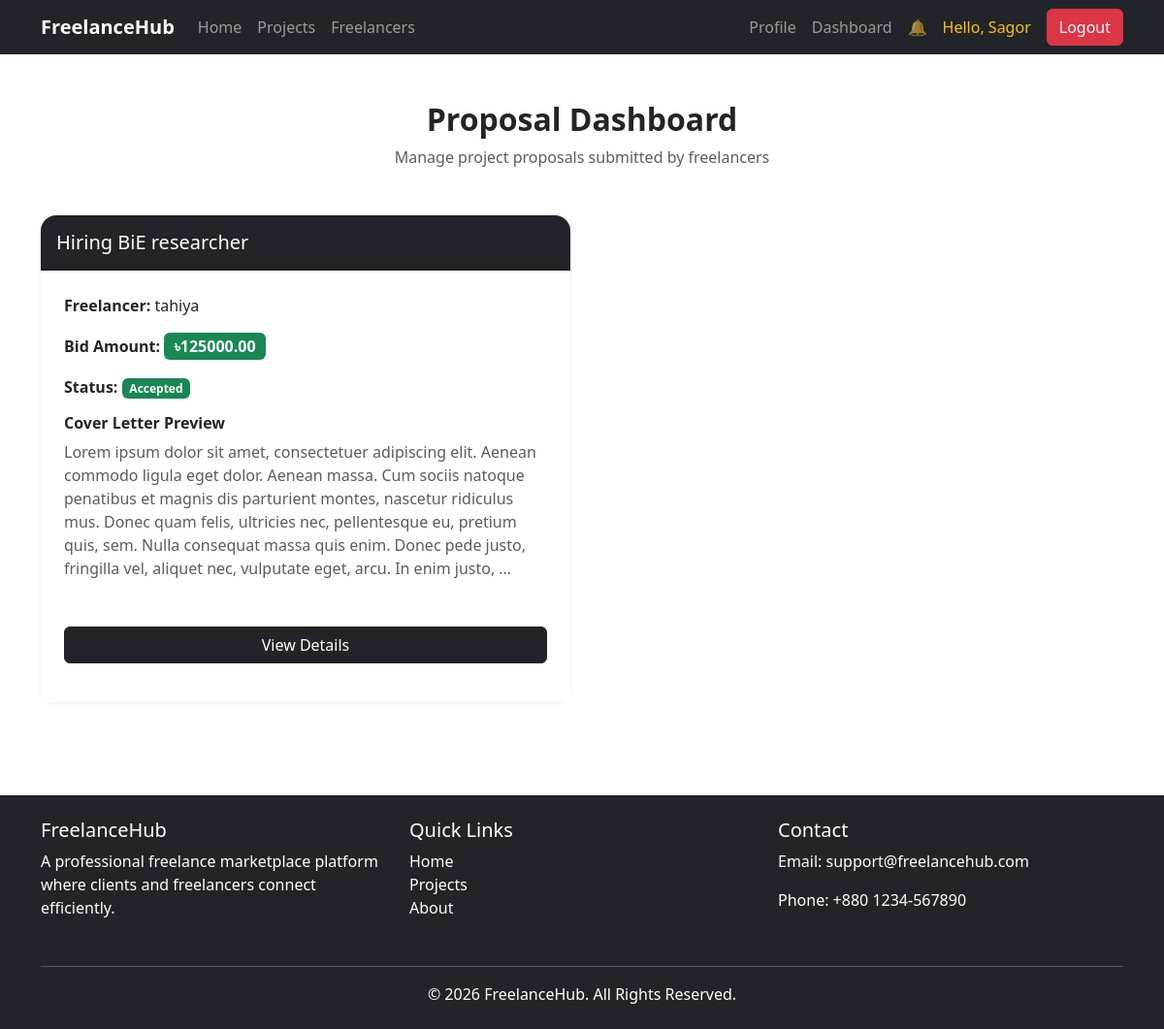
/proposals/dashboard/ (signed in), run on an earlier commit of the app's database.
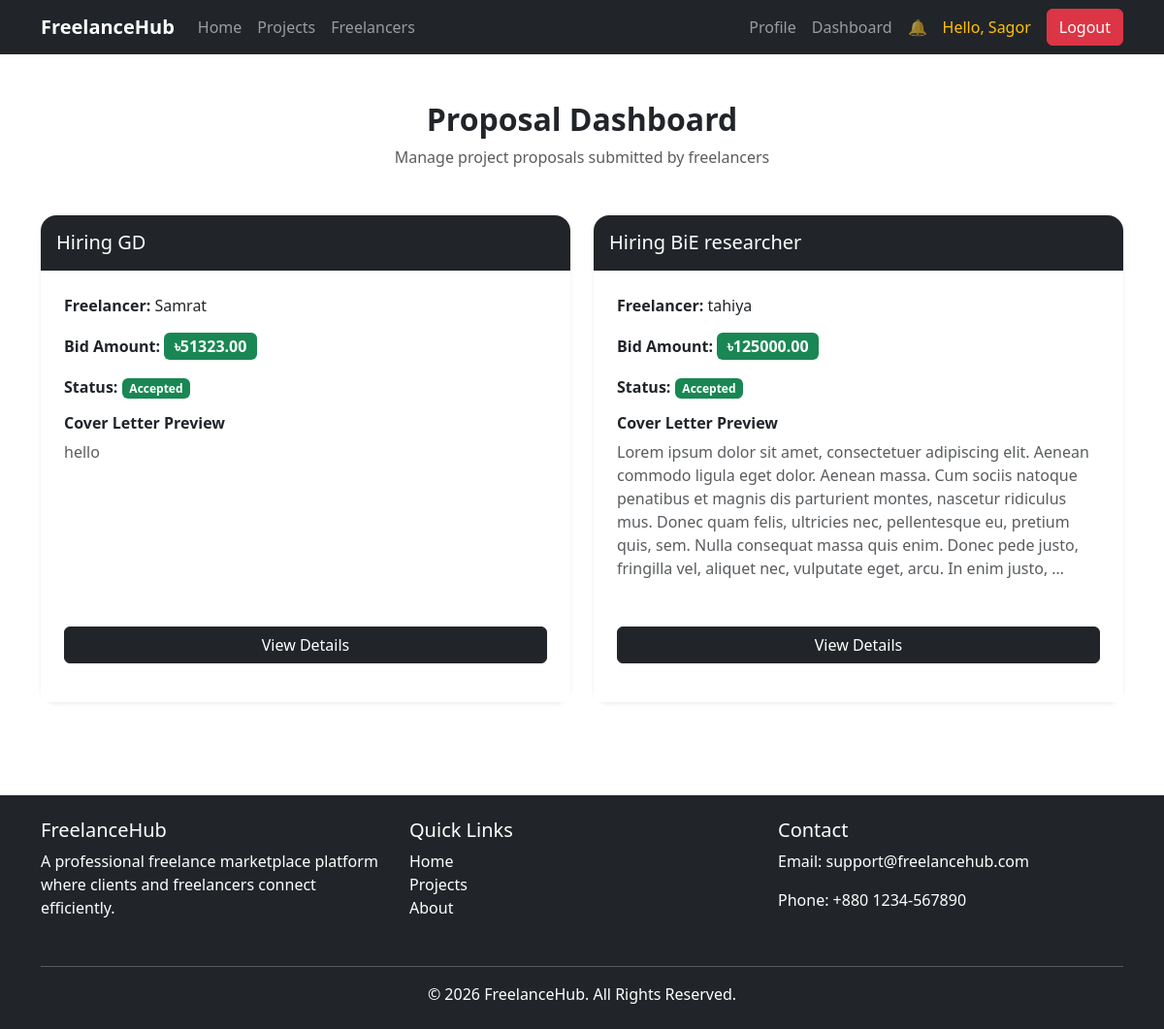
And on a later commit of the database.
### proposals/models.py (models this page shows, shortened)
class Proposal(models.Model):
    STATUS_CHOICES = (
        ('pending', 'Pending'),
        ('accepted', 'Accepted'),
        ('rejected', 'Rejected'),
    )
    project = models.ForeignKey(Project,on_delete=models.CASCADE,related_name='proposals')
    freelancer = models.ForeignKey(settings.AUTH_USER_MODEL,on_delete=models.CASCADE,related_name='proposals')
    cover_letter = models.TextField()
    bid_amount = models.DecimalField(max_digits=10,decimal_places=2)
    status = models.CharField(max_length=20,choices=STATUS_CHOICES,default='pending')
    created_at = models.DateTimeField(auto_now_add=True)

### projects/models.py (models this page shows, shortened)
class Project(models.Model):
    status = models.CharField(
    max_length=20,
    choices=[
        ('open', 'Open'),
        ('in_progress', 'In Progress'),
        ('submitted', 'Submitted'),
        ('completed', 'Completed'),
    ],
    default='open'
)
    client = models.ForeignKey(settings.AUTH_USER_MODEL,on_delete=models.CASCADE,related_name='projects')
    category = models.ForeignKey(Category,on_delete=models.CASCADE)
    title = models.CharField(max_length=200)
    description = models.TextField()
    budget = models.DecimalField(max_digits=10,decimal_places=2)
    deadline = models.DateField()
    created_at = models.DateTimeField(auto_now_add=True)

### accounts/models.py (models this page shows, shortened)
class User(AbstractUser):
    role= models.CharField(max_length=50,choices=ROLE_CHOICES)
    is_verified= models.BooleanField(default=False)

### proposals/views.py (the view)
# urls.py: path('dashboard/',views.proposal_dashboard,name='proposal_dashboard'),
@login_required
def proposal_dashboard(request):
    proposals = Proposal.objects.filter(
        project__client=request.user
    ).order_by('-id')
    for proposal in proposals:
        proposal.conversation = Conversation.objects.filter(
            project=proposal.project,
            freelancer=proposal.freelancer
        ).first()
    return render(
        request,
        'proposals/dashboard.html',
        {
            'proposals': proposals
        }
    )

### notifications/context_processors.py (called while the page is built)
def notification_count(request):
    count = 0
    if request.user.is_authenticated:
        count = Notification.objects.filter(
            user=request.user,
            is_read=False
        ).count()
    return {
        'notification_count': count
    }

### proposals/templates/proposals/dashboard.html
{% extends 'base.html' %} {% block content %}
<div class="container py-5">
  <div class="text-center mb-5">
    <h2 class="fw-bold">Proposal Dashboard</h2>
    <p class="text-muted">Manage project proposals submitted by freelancers</p>
  </div>
  {% if proposals %}
  <div class="row g-4">
    {% for proposal in proposals %}
    <div class="col-lg-6 col-md-6 col-12">
      <div class="card border-0 shadow-sm rounded-4 h-100">
        <div class="card-header bg-dark text-white py-3 rounded-top-4">
          <h5 class="mb-0">{{ proposal.project.title }}</h5>
        </div>
        <div class="card-body p-4">
          <p class="mb-3">
            <strong> Freelancer: </strong>
            {{ proposal.freelancer.first_name }}
          </p>
          <p class="mb-3">
            <strong> Bid Amount: </strong>
            <span class="badge bg-success fs-6">
              ৳{{ proposal.bid_amount }}
            </span>
          </p>
          <p class="mb-3">
            <strong> Status: </strong>
            {% if proposal.status == 'pending' %}
            <span class="badge bg-warning text-dark"> Pending </span>
            {% elif proposal.status == 'accepted' %}
            <span class="badge bg-success"> Accepted </span>
            {% else %}
            <span class="badge bg-danger"> Rejected </span>
            {% endif %}
          </p>
          <div>
            <h6 class="fw-bold mb-2">Cover Letter Preview</h6>
            <p class="text-muted mb-0">
              {{ proposal.cover_letter|truncatewords:55 }}
            </p>
          </div>
        </div>
        <div class="card-footer bg-white border-0 p-4">
          <a
            href="{% url 'proposal_detail' proposal.id %}"
            class="btn btn-dark w-100 mb-3"
          >
            View Details
          </a>
        </div>
      </div>
    </div>
    {% endfor %}
  </div>
  {% else %}
  <div class="card border-0 shadow-sm rounded-4 p-5 text-center">
    <h4 class="fw-bold">No Proposals Yet</h4>
    <p class="text-muted mb-0">Freelancers have not submitted proposals yet.</p>
  </div>
  {% endif %}
</div>
{% endblock %}

What changed in the data, as far as the page shows it:
added Proposal: project "Hiring GD", freelancer.first_name "Samrat", bid_amount "51323.00", status "Accepted", cover_letter "hello"
